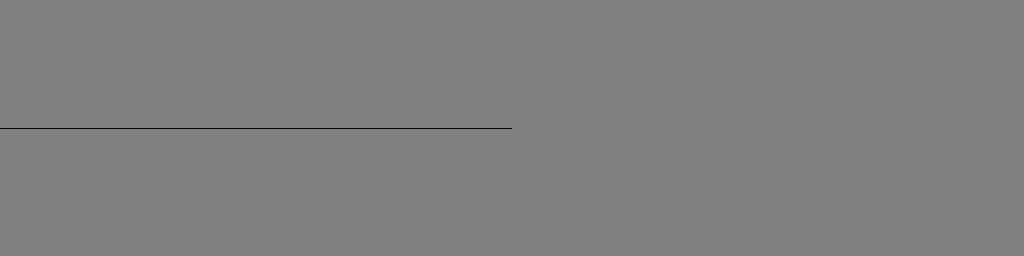
Frame 1 (no input)
Frame 60 (the mouse pressed at the canvas centre just before this capture): identical to frame 1, image omitted
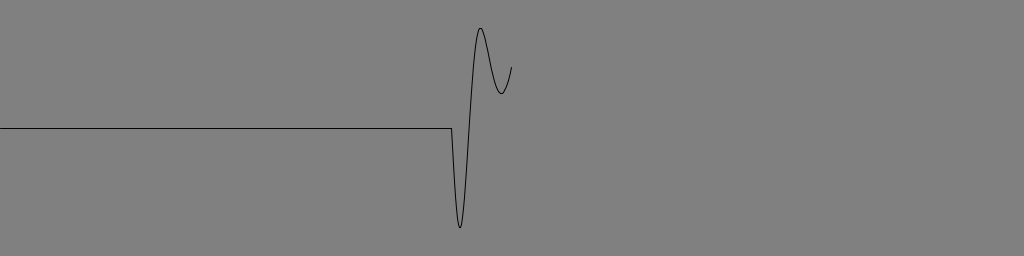
Frame 120 (the mouse held since frame 60 and released just before this capture)

The Processing sketch that drew these frames (run headless with seeded random() and noise(); from frame 60 on, the mouse is pressed at the canvas centre):

// Processing sketch: sketch_201010b_fmwave
// ── sketch_201010b_fmwave.pde
float[]  buffer;
float phase=0;
final int SAMPLERATE = 48000;

void setup(){
  size(1024,256);
  background(128);
      color(256);
  buffer = new float[512];

}

void draw(){
  background(128);
  phase += 2*PI*mouseY/SAMPLERATE;
  
  //バッファ更新
  for(int i=0; i<512-1; i++){
   buffer[i] = buffer[i+1];
  }
  buffer[511] = fm(phase + float(mouseX) *sin(2*phase) /100 )*100;
  
  //Draw
  for(int i=0; i<512-1; i++){
  // point( i, buffer[i]+height/2);
   line(i, buffer[i]+height/2,i+1, buffer[i+1]+height/2);
  }
}


float fm(float i){
 return sin(i);
}
